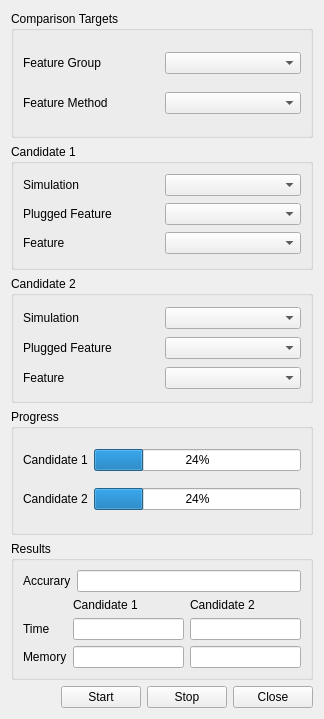
<?xml version="1.0" encoding="UTF-8"?>
<ui version="4.0">
 <class>WindLabGui::DlgSimulationComparison</class>
 <widget class="QWidget" name="WindLabGui::DlgSimulationComparison">
  <property name="geometry">
   <rect>
    <x>0</x>
    <y>0</y>
    <width>324</width>
    <height>719</height>
   </rect>
  </property>
  <property name="windowTitle">
   <string>Feature Parameters</string>
  </property>
  <property name="sizeGripEnabled" stdset="0">
   <bool>true</bool>
  </property>
  <layout class="QGridLayout" name="gridLayout">
   <item row="2" column="0">
    <widget class="QGroupBox" name="GroupBox5_4">
     <property name="title">
      <string>Candidate 2</string>
     </property>
     <layout class="QGridLayout" name="_4">
      <property name="leftMargin">
       <number>9</number>
      </property>
      <property name="topMargin">
       <number>9</number>
      </property>
      <property name="rightMargin">
       <number>9</number>
      </property>
      <property name="bottomMargin">
       <number>9</number>
      </property>
      <property name="spacing">
       <number>6</number>
      </property>
      <item row="1" column="0">
       <layout class="QHBoxLayout" name="horizontalLayout_2" stretch="0,0">
        <item>
         <widget class="QLabel" name="label_2">
          <property name="text">
           <string>Simulation</string>
          </property>
         </widget>
        </item>
        <item>
         <widget class="QComboBox" name="comboBox_Sim_Candidate2"/>
        </item>
       </layout>
      </item>
      <item row="3" column="0">
       <layout class="QHBoxLayout" name="horizontalLayout_13" stretch="0,0">
        <item>
         <widget class="QLabel" name="label_15">
          <property name="text">
           <string>Feature</string>
          </property>
         </widget>
        </item>
        <item>
         <widget class="QComboBox" name="comboBox_Feature_Candidate2"/>
        </item>
       </layout>
      </item>
      <item row="2" column="0">
       <layout class="QHBoxLayout" name="horizontalLayout_28" stretch="0,0">
        <item>
         <widget class="QLabel" name="label_30">
          <property name="text">
           <string>Plugged Feature</string>
          </property>
         </widget>
        </item>
        <item>
         <widget class="QComboBox" name="comboBox_PlggedFeature_Candidate2"/>
        </item>
       </layout>
      </item>
     </layout>
    </widget>
   </item>
   <item row="1" column="0">
    <widget class="QGroupBox" name="GroupBox5_3">
     <property name="title">
      <string>Candidate 1</string>
     </property>
     <layout class="QGridLayout" name="_3">
      <property name="leftMargin">
       <number>9</number>
      </property>
      <property name="topMargin">
       <number>9</number>
      </property>
      <property name="rightMargin">
       <number>9</number>
      </property>
      <property name="bottomMargin">
       <number>9</number>
      </property>
      <property name="spacing">
       <number>6</number>
      </property>
      <item row="1" column="0">
       <layout class="QHBoxLayout" name="horizontalLayout" stretch="0,0">
        <item>
         <widget class="QLabel" name="label">
          <property name="text">
           <string>Simulation</string>
          </property>
         </widget>
        </item>
        <item>
         <widget class="QComboBox" name="comboBox_Sim_Candidate1"/>
        </item>
       </layout>
      </item>
      <item row="3" column="0">
       <layout class="QHBoxLayout" name="horizontalLayout_10" stretch="0,0">
        <item>
         <widget class="QLabel" name="label_14">
          <property name="text">
           <string>Feature</string>
          </property>
         </widget>
        </item>
        <item>
         <widget class="QComboBox" name="comboBox_Feature_Candidate1"/>
        </item>
       </layout>
      </item>
      <item row="2" column="0">
       <layout class="QHBoxLayout" name="horizontalLayout_23" stretch="0,0">
        <item>
         <widget class="QLabel" name="label_25">
          <property name="text">
           <string>Plugged Feature</string>
          </property>
         </widget>
        </item>
        <item>
         <widget class="QComboBox" name="comboBox_PlggedFeature_Candidate1"/>
        </item>
       </layout>
      </item>
     </layout>
    </widget>
   </item>
   <item row="5" column="0">
    <layout class="QHBoxLayout" name="horizontalLayout_8">
     <item>
      <spacer name="horizontalSpacer">
       <property name="orientation">
        <enum>Qt::Horizontal</enum>
       </property>
       <property name="sizeHint" stdset="0">
        <size>
         <width>40</width>
         <height>20</height>
        </size>
       </property>
      </spacer>
     </item>
     <item>
      <widget class="QPushButton" name="pushButton_Start">
       <property name="text">
        <string>Start</string>
       </property>
      </widget>
     </item>
     <item>
      <widget class="QPushButton" name="pushButton_Stop">
       <property name="text">
        <string>Stop</string>
       </property>
      </widget>
     </item>
     <item>
      <widget class="QPushButton" name="pushButton_Close">
       <property name="text">
        <string>Close</string>
       </property>
      </widget>
     </item>
    </layout>
   </item>
   <item row="4" column="0">
    <widget class="QGroupBox" name="GroupBox5_8">
     <property name="title">
      <string>Results</string>
     </property>
     <layout class="QGridLayout" name="_8">
      <property name="leftMargin">
       <number>9</number>
      </property>
      <property name="topMargin">
       <number>9</number>
      </property>
      <property name="rightMargin">
       <number>9</number>
      </property>
      <property name="bottomMargin">
       <number>9</number>
      </property>
      <property name="spacing">
       <number>6</number>
      </property>
      <item row="1" column="0">
       <layout class="QGridLayout" name="gridLayout_3">
        <item row="1" column="2">
         <widget class="QLineEdit" name="lineEdit_2">
          <property name="readOnly">
           <bool>true</bool>
          </property>
         </widget>
        </item>
        <item row="1" column="0">
         <widget class="QLabel" name="label_10">
          <property name="text">
           <string>Time</string>
          </property>
         </widget>
        </item>
        <item row="0" column="1">
         <widget class="QLabel" name="label_11">
          <property name="text">
           <string>Candidate 1</string>
          </property>
         </widget>
        </item>
        <item row="0" column="2">
         <widget class="QLabel" name="label_12">
          <property name="text">
           <string>Candidate 2</string>
          </property>
         </widget>
        </item>
        <item row="1" column="1">
         <widget class="QLineEdit" name="lineEdit">
          <property name="readOnly">
           <bool>true</bool>
          </property>
         </widget>
        </item>
        <item row="2" column="0">
         <widget class="QLabel" name="label_8">
          <property name="text">
           <string>Memory</string>
          </property>
         </widget>
        </item>
        <item row="2" column="1">
         <widget class="QLineEdit" name="lineEdit_3">
          <property name="readOnly">
           <bool>true</bool>
          </property>
         </widget>
        </item>
        <item row="2" column="2">
         <widget class="QLineEdit" name="lineEdit_4">
          <property name="readOnly">
           <bool>true</bool>
          </property>
         </widget>
        </item>
       </layout>
      </item>
      <item row="0" column="0">
       <layout class="QHBoxLayout" name="horizontalLayout_12" stretch="0,0">
        <item>
         <widget class="QLabel" name="label_13">
          <property name="text">
           <string>Accurary</string>
          </property>
         </widget>
        </item>
        <item>
         <widget class="QLineEdit" name="lineEdit_5">
          <property name="readOnly">
           <bool>false</bool>
          </property>
         </widget>
        </item>
       </layout>
      </item>
     </layout>
    </widget>
   </item>
   <item row="3" column="0">
    <widget class="QGroupBox" name="GroupBox5_7">
     <property name="title">
      <string>Progress</string>
     </property>
     <layout class="QGridLayout" name="_7">
      <property name="leftMargin">
       <number>9</number>
      </property>
      <property name="topMargin">
       <number>9</number>
      </property>
      <property name="rightMargin">
       <number>9</number>
      </property>
      <property name="bottomMargin">
       <number>9</number>
      </property>
      <property name="spacing">
       <number>6</number>
      </property>
      <item row="2" column="0">
       <layout class="QHBoxLayout" name="horizontalLayout_11" stretch="0,0">
        <item>
         <widget class="QLabel" name="label_9">
          <property name="text">
           <string>Candidate 2</string>
          </property>
         </widget>
        </item>
        <item>
         <widget class="QProgressBar" name="progressBar_Candidate2">
          <property name="value">
           <number>24</number>
          </property>
         </widget>
        </item>
       </layout>
      </item>
      <item row="1" column="0">
       <layout class="QHBoxLayout" name="horizontalLayout_5" stretch="0,0">
        <item>
         <widget class="QLabel" name="label_5">
          <property name="text">
           <string>Candidate 1</string>
          </property>
         </widget>
        </item>
        <item>
         <widget class="QProgressBar" name="progressBar_Candidate1">
          <property name="value">
           <number>24</number>
          </property>
         </widget>
        </item>
       </layout>
      </item>
     </layout>
    </widget>
   </item>
   <item row="0" column="0">
    <widget class="QGroupBox" name="GroupBox5_6">
     <property name="title">
      <string>Comparison Targets</string>
     </property>
     <layout class="QGridLayout" name="_11">
      <property name="leftMargin">
       <number>9</number>
      </property>
      <property name="topMargin">
       <number>9</number>
      </property>
      <property name="rightMargin">
       <number>9</number>
      </property>
      <property name="bottomMargin">
       <number>9</number>
      </property>
      <property name="spacing">
       <number>6</number>
      </property>
      <item row="1" column="0">
       <layout class="QHBoxLayout" name="horizontalLayout_4" stretch="0,0">
        <item>
         <widget class="QLabel" name="label_4">
          <property name="text">
           <string>Feature Group</string>
          </property>
         </widget>
        </item>
        <item>
         <widget class="QComboBox" name="comboBox_FeatureGroup"/>
        </item>
       </layout>
      </item>
      <item row="2" column="0">
       <layout class="QHBoxLayout" name="horizontalLayout_30" stretch="0,0">
        <item>
         <widget class="QLabel" name="label_32">
          <property name="text">
           <string>Feature Method</string>
          </property>
         </widget>
        </item>
        <item>
         <widget class="QComboBox" name="comboBox_Method"/>
        </item>
       </layout>
      </item>
     </layout>
    </widget>
   </item>
  </layout>
 </widget>
 <resources/>
 <connections/>
</ui>
